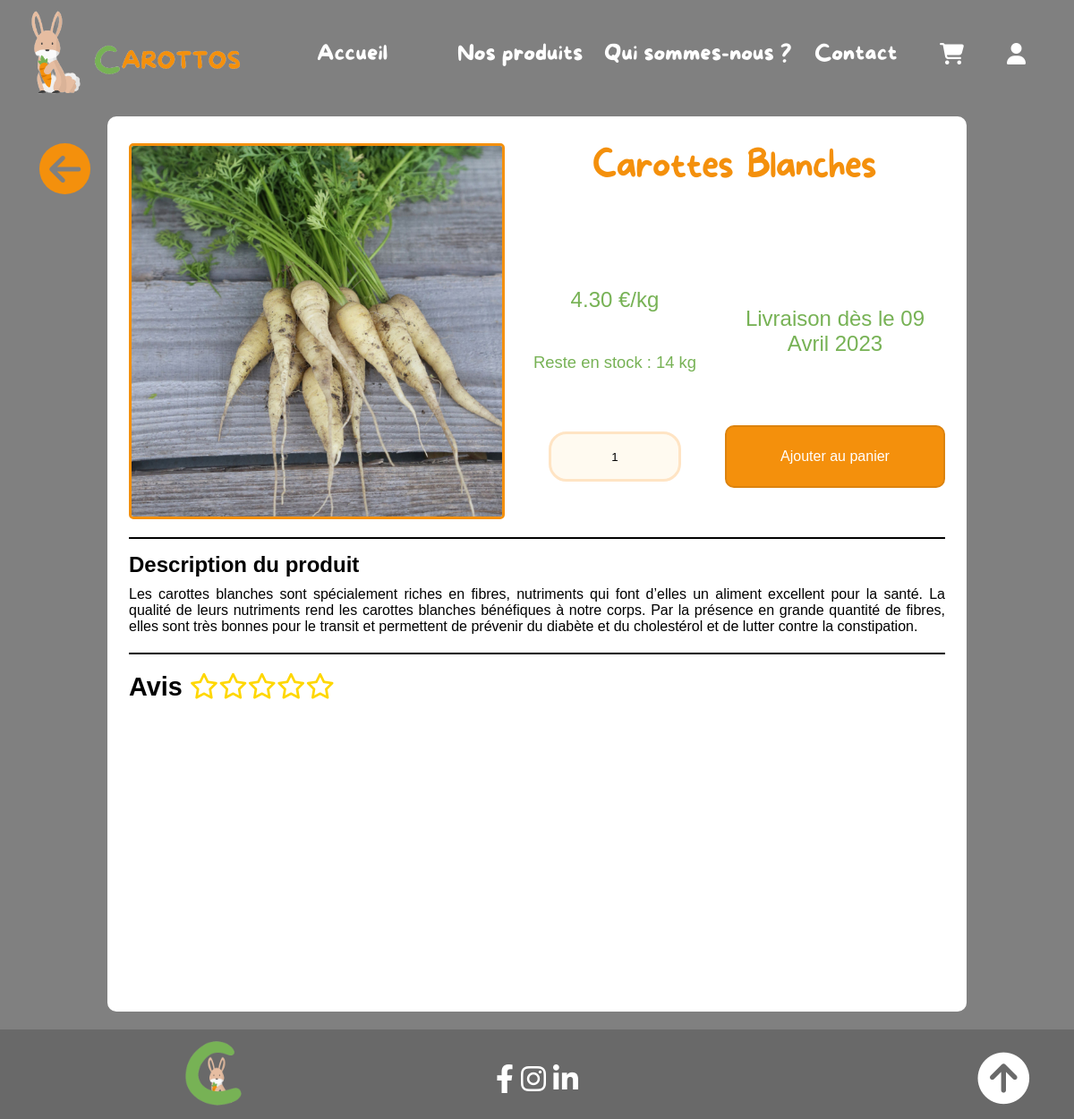
Page /pageProduitUnique.php?id=1 on the earlier database version.
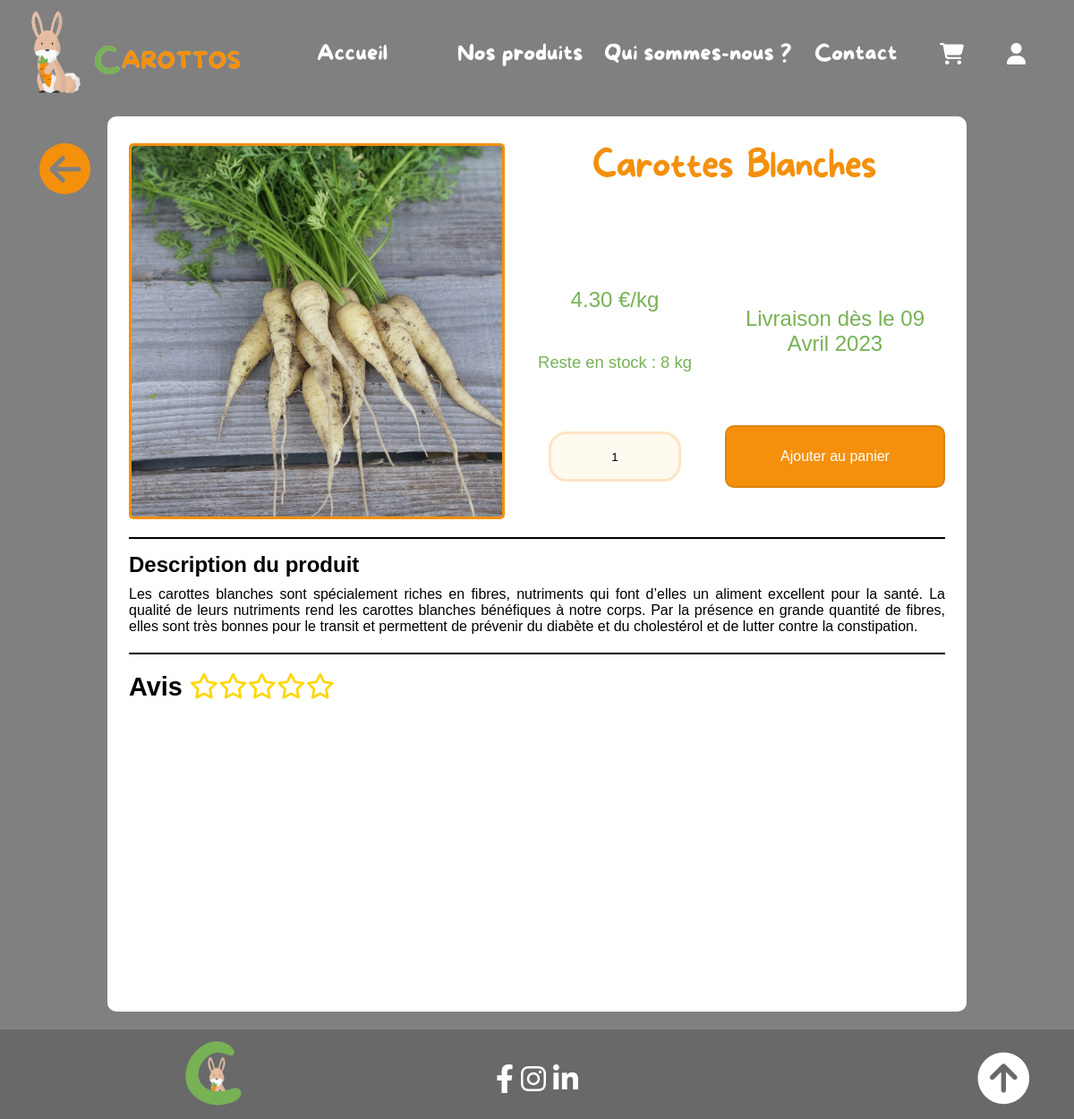
Same page on the later database version.
### tables this page shows
CREATE TABLE `produits` (
  `id` int(11) NOT NULL,
  `libelle` varchar(60) NOT NULL,
  `prix` float NOT NULL,
  `description` text NOT NULL,
  `joursAvantLivraison` int(11) NOT NULL,
  `img` varchar(80) NOT NULL,
  `QteStock` float NOT NULL
);

### BDD/requetes.php (called while the page is built, shortened)
<?php
function getProduitById($id):array{
    $connexion = createConnexion();
    $requete = $connexion->prepare("SELECT * FROM produits WHERE id = :id");
    $requete -> bindValue('id', $id);
    $requete -> execute();
    return $requete->fetch(PDO::FETCH_ASSOC);
}

### BDD/fonctionsDiverses.php (called while the page is built, shortened)
<?php
function dateLivraison($joursAvantLiv){
    $timestampAjoute = $joursAvantLiv*86400;
    $timestampLivraison = $timestampAjoute+time();
    $date =  date("d m Y", $timestampLivraison);
    $mois = substr($date, 3, 2);
    $mois = ecritureMois($mois);
    $date = substr($date, 0, 3).$mois.substr($date, 5);
    return $date;
}
function ecritureMois($mois){
    if ($mois == '01'){
        return "Janvier";
    }elseif ($mois == '02'){
        return "Février";
    }elseif ($mois == '03'){
        return "Mars";
    }elseif ($mois == '04'){
        return "Avril";
    }elseif ($mois == '05'){
        return "Mai";
    }elseif ($mois == '06'){
        return "Juin";
    }elseif ($mois == '07'){
        return "Juillet";
    }elseif ($mois == '08'){
        return "Août";
    }elseif ($mois == '09'){
        return "Septembre";
    }elseif ($mois == '10'){
        return "Octobre";
    }elseif ($mois == '11'){
        return "Novembre";
    }elseif ($mois == '12'){
        return "Décembre";
    }
}

### pageProduitUnique.php (the view, shortened to what this page needs)
<?php
include_once "BDD/requetes.php";
include_once "BDD/fonctionsDiverses.php";
$id = $_GET['id'];
$avis = getAvisById($id);
$produit = getProduitById($id);
$img = $produit['img'];
$nom = $produit['libelle'];
$descr = $produit['description'];
$stock = $produit['QteStock'];
$color = "VertContact";
$prix = number_format( $produit['prix'], 2 );
$joursLivraison = dateLivraison($produit['joursAvantLivraison']);
$nbEtoilesMoyen = 0;
if (empty($avis)){
    $nbEtoilesVide = 5;
}else {
    foreach ($avis as $avisUnic) {
        $nbEtoilesMoyen += $avisUnic['nbEtoiles'];
    }
    $nbEtoilesMoyen = round($nbEtoilesMoyen / count($avis));
    $nbEtoilesVide = 5 - $nbEtoilesMoyen;
}
?>
<!doctype html>
<html lang="fr">
<head>
    <link rel="stylesheet" href="https://cdnjs.cloudflare.com/ajax/libs/font-awesome/6.3.0/css/all.min.css" />
    <link rel="stylesheet" href="style.css">
</head>
<body>
<div class="container">
    <?php
    include "fichierCommuns/header.php";
    ?>
    <div class="produit">
        <a href="siteVitrine.php" id="back" class="retourListeProduitsFromProduitUnique"><i class="fa-solid fa-arrow-left"></i></a>
        <div class="infosProduit">
            <img src="<?= $img ?>" alt="Image du produit">
            <h2><?= $nom ?></h2>
            <p id="prixProduit"><?= $prix." €/kg" ?></p>
            <?php
            if ($stock > 0){
                echo "<p id='stock' class='$color'> Reste en stock : $stock kg</p>";
            }
            else{
                echo "<p class='Rouge'> En rupture de stock</p>";
            }
            ?>
            <p id="joursLiv">Livraison dès le <?= $joursLivraison ?></p>
            <form method="post" autocomplete="off">
                <div class="erreurQté">
                    <input type="text" name="quantite" <?php if ($stock==0){echo " value='//' ";}else{echo "value='1'";}?> class="quantite <?php if (isset($erreur)){echo "erreur";}?> <?php if ($stock==0){echo " valeurInterdite ";}?>" <?php if ($stock==0){echo " disabled ";}?>>
                </div>
                <input class="ajoutPanier <?php if ($stock==0){echo " ajoutPanierInterdit ";}?>" type="submit" value="Ajouter au panier" <?php if ($stock==0){echo " disabled ";}?>>
            </form>
        </div>
        <div class="descrProduits">
            <h2>Description du produit</h2>
            <p><?= $descr ?></p>
        </div>
        <div class="avisProduits">
            <h2>
                Avis
                <?php
                for($i = 0; $i<$nbEtoilesVide; $i++){
                    echo "<i class='fa-regular fa-star jaune'></i>";
                }
                ?>
            </h2>
        </div>
    </div>
    <?php
    include "fichierCommuns/footer.php";
    ?>
</div>
</body>
</html>

Differences in the rows shown:
changed produits "Carottes Blanches": QteStock "14" → "8"
